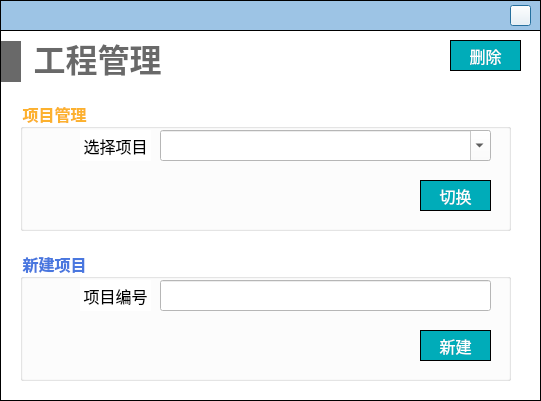
<?xml version="1.0" encoding="UTF-8"?>
<ui version="4.0">
 <class>Dialog_prj_manager</class>
 <widget class="QDialog" name="Dialog_prj_manager">
  <property name="geometry">
   <rect>
    <x>0</x>
    <y>0</y>
    <width>541</width>
    <height>401</height>
   </rect>
  </property>
  <property name="windowTitle">
   <string>Dialog</string>
  </property>
  <property name="styleSheet">
   <string notr="true">background-color: rgb(255, 255, 255);</string>
  </property>
  <widget class="QWidget" name="widget_top" native="true">
   <property name="geometry">
    <rect>
     <x>0</x>
     <y>0</y>
     <width>541</width>
     <height>31</height>
    </rect>
   </property>
   <property name="styleSheet">
    <string notr="true">#widget_top
{
border: 1px solid #000000;
background-color: rgb(157, 196, 229);
	background-color: rgb(157, 196, 229);
}</string>
   </property>
   <widget class="QPushButton" name="close">
    <property name="geometry">
     <rect>
      <x>510</x>
      <y>5</y>
      <width>21</width>
      <height>21</height>
     </rect>
    </property>
    <property name="styleSheet">
     <string notr="true">border-image: url(:/images/image/closeWindow.jpg);</string>
    </property>
    <property name="text">
     <string/>
    </property>
   </widget>
  </widget>
  <widget class="QWidget" name="widget_prj_info" native="true">
   <property name="geometry">
    <rect>
     <x>0</x>
     <y>30</y>
     <width>541</width>
     <height>371</height>
    </rect>
   </property>
   <property name="styleSheet">
    <string notr="true">#widget_prj_info
{
border: 1px solid #000000;
}
</string>
   </property>
   <widget class="QWidget" name="layoutWidget">
    <property name="geometry">
     <rect>
      <x>1</x>
      <y>10</y>
      <width>169</width>
      <height>43</height>
     </rect>
    </property>
    <layout class="QHBoxLayout" name="horizontalLayout_14">
     <item>
      <widget class="QLabel" name="label_2">
       <property name="minimumSize">
        <size>
         <width>20</width>
         <height>41</height>
        </size>
       </property>
       <property name="maximumSize">
        <size>
         <width>20</width>
         <height>41</height>
        </size>
       </property>
       <property name="styleSheet">
        <string notr="true">QLabel { 
border: none; 
background-color : rgb(105, 105, 105);
}</string>
       </property>
       <property name="text">
        <string/>
       </property>
      </widget>
     </item>
     <item>
      <widget class="QLabel" name="label_3">
       <property name="minimumSize">
        <size>
         <width>141</width>
         <height>41</height>
        </size>
       </property>
       <property name="maximumSize">
        <size>
         <width>141</width>
         <height>41</height>
        </size>
       </property>
       <property name="font">
        <font>
         <family>Microsoft YaHei</family>
         <pointsize>24</pointsize>
         <weight>75</weight>
         <bold>true</bold>
        </font>
       </property>
       <property name="styleSheet">
        <string notr="true">QLabel { 
border: none; 
color : rgb(105, 105, 105);
}</string>
       </property>
       <property name="text">
        <string>工程管理</string>
       </property>
       <property name="alignment">
        <set>Qt::AlignBottom|Qt::AlignHCenter</set>
       </property>
      </widget>
     </item>
    </layout>
   </widget>
   <widget class="QGroupBox" name="groupBox_create_prj">
    <property name="geometry">
     <rect>
      <x>20</x>
      <y>220</y>
      <width>491</width>
      <height>131</height>
     </rect>
    </property>
    <property name="font">
     <font>
      <family>Microsoft YaHei</family>
      <pointsize>12</pointsize>
      <weight>75</weight>
      <bold>true</bold>
     </font>
    </property>
    <property name="styleSheet">
     <string notr="true">#groupBox_create_prj
{
color: rgb(73, 119, 223);
}


QLabel
{
font-family: '黑体';
font-size: 16px;
}

QLineEdit
{
font-family: '黑体';
}</string>
    </property>
    <property name="title">
     <string>新建项目</string>
    </property>
    <widget class="QLabel" name="label_4">
     <property name="geometry">
      <rect>
       <x>60</x>
       <y>30</y>
       <width>71</width>
       <height>31</height>
      </rect>
     </property>
     <property name="font">
      <font>
       <family>黑体</family>
       <pointsize>-1</pointsize>
      </font>
     </property>
     <property name="text">
      <string>项目编号</string>
     </property>
     <property name="alignment">
      <set>Qt::AlignCenter</set>
     </property>
    </widget>
    <widget class="QLineEdit" name="lineEdit_prj_ID">
     <property name="geometry">
      <rect>
       <x>140</x>
       <y>30</y>
       <width>331</width>
       <height>31</height>
      </rect>
     </property>
     <property name="font">
      <font>
       <family>黑体</family>
      </font>
     </property>
    </widget>
    <widget class="QPushButton" name="pushButton_create_prj">
     <property name="geometry">
      <rect>
       <x>400</x>
       <y>80</y>
       <width>71</width>
       <height>31</height>
      </rect>
     </property>
     <property name="font">
      <font>
       <family>黑体</family>
       <pointsize>12</pointsize>
      </font>
     </property>
     <property name="styleSheet">
      <string notr="true">QPushButton
{
	color:#ffffff; /*文字颜色*/
    background-color: #00ACB9;/*背景色*/
    border-radius:0px; /*边框倒角*/
	border: 1px solid #000000;
}


QPushButton:hover 
{
background-color: rgb(0,142,153);
color: white;
}</string>
     </property>
     <property name="text">
      <string>新建</string>
     </property>
    </widget>
   </widget>
   <widget class="QGroupBox" name="groupBox_prj_manage">
    <property name="geometry">
     <rect>
      <x>20</x>
      <y>70</y>
      <width>491</width>
      <height>131</height>
     </rect>
    </property>
    <property name="font">
     <font>
      <family>Microsoft YaHei</family>
      <pointsize>12</pointsize>
      <weight>75</weight>
      <bold>true</bold>
     </font>
    </property>
    <property name="styleSheet">
     <string notr="true">#groupBox_prj_manage
{
color: rgb(252, 177, 46);
}

QLabel
{
font-family: '黑体';
font-size: 16px;
}

QLineEdit
{
font-family: '黑体';
}</string>
    </property>
    <property name="title">
     <string>项目管理</string>
    </property>
    <widget class="QLabel" name="label_5">
     <property name="geometry">
      <rect>
       <x>60</x>
       <y>30</y>
       <width>71</width>
       <height>31</height>
      </rect>
     </property>
     <property name="font">
      <font>
       <family>黑体</family>
       <pointsize>-1</pointsize>
      </font>
     </property>
     <property name="text">
      <string>选择项目</string>
     </property>
     <property name="alignment">
      <set>Qt::AlignCenter</set>
     </property>
    </widget>
    <widget class="QComboBox" name="comboBox_prj_num">
     <property name="geometry">
      <rect>
       <x>140</x>
       <y>30</y>
       <width>331</width>
       <height>31</height>
      </rect>
     </property>
     <property name="font">
      <font>
       <family>Microsoft YaHei</family>
      </font>
     </property>
     <property name="editable">
      <bool>true</bool>
     </property>
    </widget>
    <widget class="QPushButton" name="pushButton_5">
     <property name="geometry">
      <rect>
       <x>400</x>
       <y>80</y>
       <width>71</width>
       <height>31</height>
      </rect>
     </property>
     <property name="font">
      <font>
       <family>黑体</family>
       <pointsize>12</pointsize>
      </font>
     </property>
     <property name="styleSheet">
      <string notr="true">QPushButton
{
	color:#ffffff; /*文字颜色*/
    background-color: #00ACB9;/*背景色*/
    border-radius:0px; /*边框倒角*/
	border: 1px solid #000000;
}


QPushButton:hover 
{
background-color: rgb(0,142,153);
color: white;
}</string>
     </property>
     <property name="text">
      <string>切换</string>
     </property>
    </widget>
   </widget>
   <widget class="QPushButton" name="pushButton_6">
    <property name="geometry">
     <rect>
      <x>450</x>
      <y>10</y>
      <width>71</width>
      <height>31</height>
     </rect>
    </property>
    <property name="font">
     <font>
      <family>黑体</family>
      <pointsize>12</pointsize>
     </font>
    </property>
    <property name="styleSheet">
     <string notr="true">QPushButton
{
	color:#ffffff; /*文字颜色*/
    background-color: #00ACB9;/*背景色*/
    border-radius:0px; /*边框倒角*/
	border: 1px solid #000000;
}


QPushButton:hover 
{
background-color: rgb(0,142,153);
color: white;
}</string>
    </property>
    <property name="text">
     <string>删除</string>
    </property>
   </widget>
  </widget>
 </widget>
 <tabstops>
  <tabstop>comboBox_prj_num</tabstop>
  <tabstop>lineEdit_prj_ID</tabstop>
  <tabstop>pushButton_create_prj</tabstop>
  <tabstop>pushButton_6</tabstop>
  <tabstop>close</tabstop>
  <tabstop>pushButton_5</tabstop>
 </tabstops>
 <resources/>
 <connections/>
</ui>
